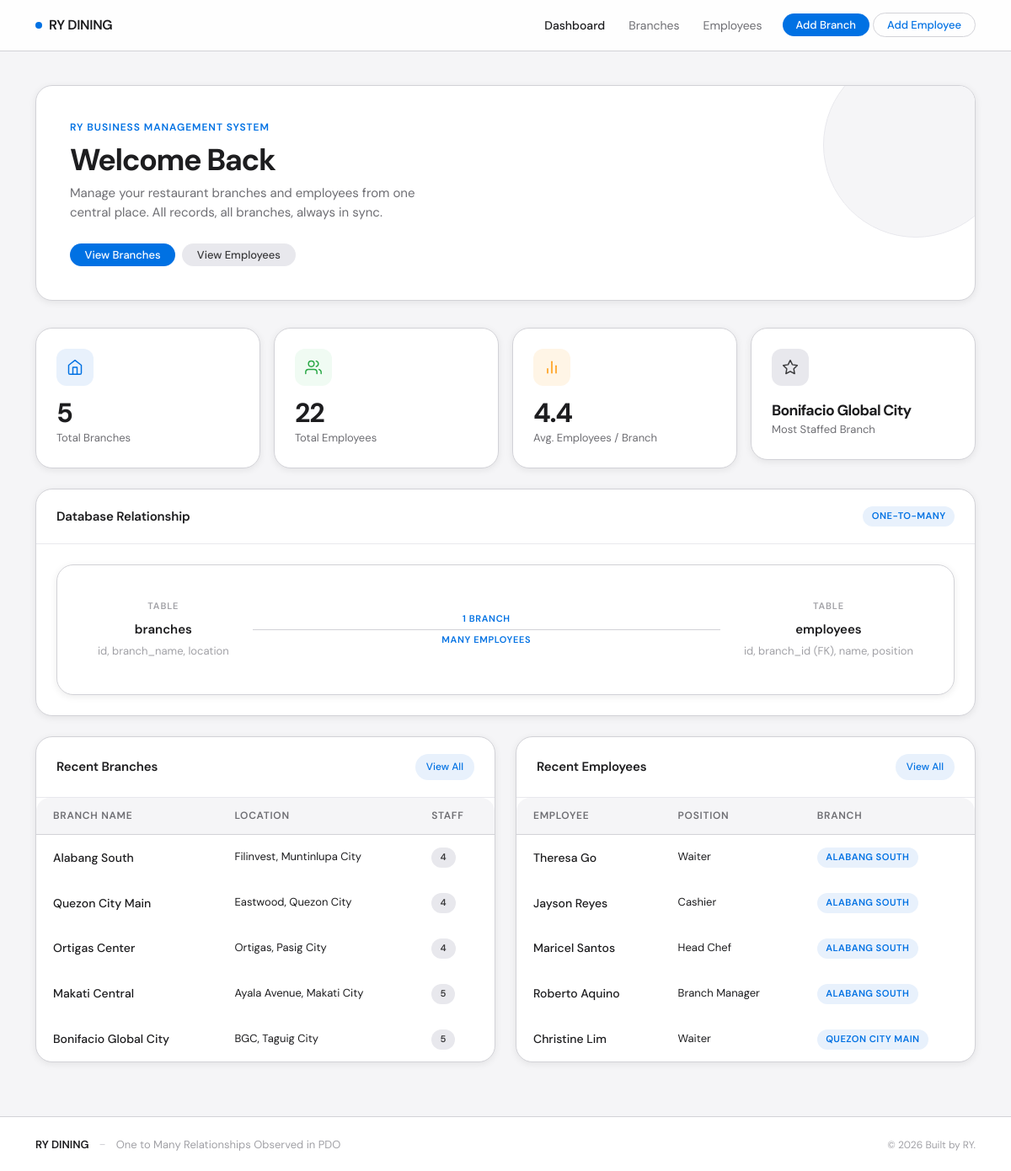
The page / on the database its author committed.
### tables this page shows
CREATE TABLE IF NOT EXISTS branches (
    id          INT AUTO_INCREMENT PRIMARY KEY,
    branch_name VARCHAR(100) NOT NULL,
    location    VARCHAR(150) NOT NULL,
    created_at  TIMESTAMP DEFAULT CURRENT_TIMESTAMP
);

CREATE TABLE IF NOT EXISTS employees (
    id            INT AUTO_INCREMENT PRIMARY KEY,
    branch_id     INT NOT NULL,
    employee_name VARCHAR(100) NOT NULL,
    position      VARCHAR(100) NOT NULL,
    created_at    TIMESTAMP DEFAULT CURRENT_TIMESTAMP,

    CONSTRAINT fk_branch
        FOREIGN KEY (branch_id)
        REFERENCES branches(id)
        ON DELETE CASCADE   
        ON UPDATE CASCADE
);

### index.php (the view, shortened to what this page needs)
<?php
$pdo = getPDO();
$branchCount = $pdo->query("SELECT COUNT(*) FROM branches")->fetchColumn();
$employeeCount = $pdo->query("SELECT COUNT(*) FROM employees")->fetchColumn();
$topBranch = $pdo->query("
    SELECT b.branch_name, COUNT(e.id) AS emp_count
    FROM branches b
    LEFT JOIN employees e ON e.branch_id = b.id
    GROUP BY b.id
    ORDER BY emp_count DESC
    LIMIT 1
")->fetch();
$avgPerBranch = ($branchCount > 0)
    ? round($employeeCount / $branchCount, 1)
    : 0;
$recentBranches = $pdo->query("
    SELECT b.id, b.branch_name, b.location,
           COUNT(e.id) AS emp_count
    FROM branches b
    LEFT JOIN employees e ON e.branch_id = b.id
    GROUP BY b.id
    ORDER BY b.id DESC
    LIMIT 5
")->fetchAll();
$recentEmployees = $pdo->query("
    SELECT e.employee_name, e.position,
           b.branch_name
    FROM employees e
    INNER JOIN branches b ON e.branch_id = b.id
    ORDER BY e.id DESC
    LIMIT 5
")->fetchAll();
require_once 'includes/header.php';
?>
<div class="container">
    <div class="dashboard-hero fade-in-up">
        <p class="hero-eyebrow">RY Business Management System</p>
        <h1 class="hero-title">Welcome Back</h1>
        <p class="hero-sub">
            Manage your restaurant branches and employees from one central place.
            All records, all branches, always in sync.
        </p>
        <div class="d-flex gap-2 mt-4 flex-wrap">
            <a href="/restaurant-system/branches/index.php" class="app-btn-primary">View Branches</a>
            <a href="/restaurant-system/employees/index.php" class="app-btn-ghost">View Employees</a>
        </div>
    </div>
    <div class="row g-3 mb-4">
        <div class="col-6 col-md-3">
            <div class="stat-card fade-in-up fade-in-up-1">
                <div class="stat-icon stat-icon-blue">
                    <svg width="20" height="20" viewBox="0 0 24 24" fill="none" stroke="currentColor" stroke-width="1.75" stroke-linecap="round" stroke-linejoin="round">
                        <path d="M3 9l9-7 9 7v11a2 2 0 0 1-2 2H5a2 2 0 0 1-2-2z"/>
                        <polyline points="9 22 9 12 15 12 15 22"/>
                    </svg>
                </div>
                <div class="stat-value"><?= $branchCount ?></div>
                <div class="stat-label">Total Branches</div>
            </div>
        </div>
        <div class="col-6 col-md-3">
            <div class="stat-card fade-in-up fade-in-up-2">
                <div class="stat-icon stat-icon-green">
                    <svg width="20" height="20" viewBox="0 0 24 24" fill="none" stroke="currentColor" stroke-width="1.75" stroke-linecap="round" stroke-linejoin="round">
                        <path d="M17 21v-2a4 4 0 0 0-4-4H5a4 4 0 0 0-4 4v2"/>
                        <circle cx="9" cy="7" r="4"/>
                        <path d="M23 21v-2a4 4 0 0 0-3-3.87"/>
                        <path d="M16 3.13a4 4 0 0 1 0 7.75"/>
                    </svg>
                </div>
                <div class="stat-value"><?= $employeeCount ?></div>
                <div class="stat-label">Total Employees</div>
            </div>
        </div>
        <div class="col-6 col-md-3">
            <div class="stat-card fade-in-up fade-in-up-3">
                <div class="stat-icon stat-icon-warn">
                    <svg width="20" height="20" viewBox="0 0 24 24" fill="none" stroke="currentColor" stroke-width="1.75" stroke-linecap="round" stroke-linejoin="round">
                        <line x1="18" y1="20" x2="18" y2="10"/>
                        <line x1="12" y1="20" x2="12" y2="4"/>
                        <line x1="6"  y1="20" x2="6"  y2="14"/>
                    </svg>
                </div>
                <div class="stat-value"><?= $avgPerBranch ?></div>
                <div class="stat-label">Avg. Employees / Branch</div>
            </div>
        </div>
        <div class="col-6 col-md-3">
            <div class="stat-card fade-in-up fade-in-up-4">
                <div class="stat-icon stat-icon-gray">
                    <svg width="20" height="20" viewBox="0 0 24 24" fill="none" stroke="currentColor" stroke-width="1.75" stroke-linecap="round" stroke-linejoin="round">
                        <polygon points="12 2 15.09 8.26 22 9.27 17 14.14 18.18 21.02 12 17.77 5.82 21.02 7 14.14 2 9.27 8.91 8.26 12 2"/>
                    </svg>
                </div>
                <div class="stat-value" style="font-size:1.1rem;padding-top:0.3rem">
                    <?= $topBranch ? htmlspecialchars($topBranch['branch_name']) : '—' ?>
                </div>
                <div class="stat-label">Most Staffed Branch</div>
            </div>
        </div>
    </div>
    <div class="app-card mb-4 fade-in-up">
        <div class="app-card-header">
            <span class="app-card-title">Database Relationship</span>
            <span class="app-badge badge-branch">One-to-Many</span>
        </div>
        <div class="app-card-body">
            <div class="rel-diagram">
                <div class="rel-node">
                    <div class="rel-node-label">Table</div>
                    <div class="rel-node-name">branches</div>
                    <div class="text-muted-sm mt-1">id, branch_name, location</div>
                </div>
                <div class="rel-arrow flex-fill">
                    <div class="rel-arrow-label">1 branch</div>
                    <div class="rel-arrow-line"></div>
                    <div class="rel-arrow-label">Many employees</div>
                </div>
                <div class="rel-node">
                    <div class="rel-node-label">Table</div>
                    <div class="rel-node-name">employees</div>
                    <div class="text-muted-sm mt-1">id, branch_id (FK), name, position</div>
                </div>
            </div>
        </div>
    </div>
    <div class="row g-4">
        <div class="col-lg-6">
            <div class="app-card h-100">
                <div class="app-card-header">
                    <span class="app-card-title">Recent Branches</span>
                    <a href="/restaurant-system/branches/index.php" class="action-btn action-btn-edit" style="text-decoration:none">View All</a>
                </div>
                <div class="app-table-wrap">
                    <table class="app-table">
                        <thead>
                            <tr>
                                <th>Branch Name</th>
                                <th>Location</th>
                                <th>Staff</th>
                            </tr>
                        </thead>
                        <tbody>
                            <?php if (count($recentBranches) === 0): ?>
                                <tr>
                                    <td colspan="3">
                                        <div class="empty-state" style="padding:2rem">
                                            <div class="empty-state-desc">No branches found.</div>
                                        </div>
                                    </td>
                                </tr>
                            <?php else: ?>
                                <?php foreach ($recentBranches as $branch): ?>
                                    <tr>
                                        <td>
                                            <a href="/restaurant-system/branches/index.php" style="color:var(--dark);font-weight:500">
                                                <?= htmlspecialchars($branch['branch_name']) ?>
                                            </a>
                                        </td>
                                        <td class="text-muted-sm"><?= htmlspecialchars($branch['location']) ?></td>
                                        <td>
                                            <span class="app-badge badge-count"><?= $branch['emp_count'] ?></span>
                                        </td>
                                    </tr>
                                <?php endforeach; ?>
                            <?php endif; ?>
                        </tbody>
                    </table>
                </div>
            </div>
        </div>
        <div class="col-lg-6">
            <div class="app-card h-100">
                <div class="app-card-header">
                    <span class="app-card-title">Recent Employees</span>
                    <a href="/restaurant-system/employees/index.php" class="action-btn action-btn-edit" style="text-decoration:none">View All</a>
                </div>
                <div class="app-table-wrap">
                    <table class="app-table">
                        <thead>
                            <tr>
                                <th>Employee</th>
                                <th>Position</th>
                                <th>Branch</th>
                            </tr>
                        </thead>
                        <tbody>
                            <?php if (count($recentEmployees) === 0): ?>
                                <tr>
                                    <td colspan="3">
                                        <div class="empty-state" style="padding:2rem">
                                            <div class="empty-state-desc">No employees found.</div>
                                        </div>
                                    </td>
                                </tr>
                            <?php else: ?>
                                <?php foreach ($recentEmployees as $emp): ?>
                                    <tr>
                                        <td style="font-weight:500"><?= htmlspecialchars($emp['employee_name']) ?></td>
                                        <td class="text-muted-sm"><?= htmlspecialchars($emp['position']) ?></td>
                                        <td>
                                            <span class="app-badge badge-branch">
                                                <?= htmlspecialchars($emp['branch_name']) ?>
                                            </span>
                                        </td>
                                    </tr>
                                <?php endforeach; ?>
                            <?php endif; ?>
                        </tbody>
                    </table>
                </div>
            </div>
        </div>
    </div>
</div>
<?php require_once 'includes/footer.php'; ?>

### rows shown on the page
branches: branch_name "Alabang South", location "Filinvest, Muntinlupa City", emp_count "4"
branches: branch_name "Quezon City Main", location "Eastwood, Quezon City", emp_count "4"
branches: branch_name "Ortigas Center", location "Ortigas, Pasig City", emp_count "4"
branches: branch_name "Makati Central", location "Ayala Avenue, Makati City", emp_count "5"
branches: branch_name "Bonifacio Global City", location "BGC, Taguig City", emp_count "5"
employees: employee_name "Theresa Go", position "Waiter", branch.branch_name "ALABANG SOUTH"
employees: employee_name "Jayson Reyes", position "Cashier", branch.branch_name "ALABANG SOUTH"
employees: employee_name "Maricel Santos", position "Head Chef", branch.branch_name "ALABANG SOUTH"
employees: employee_name "Roberto Aquino", position "Branch Manager", branch.branch_name "ALABANG SOUTH"
employees: employee_name "Christine Lim", position "Waiter", branch.branch_name "QUEZON CITY MAIN"

### other values the page prints
$branchCount "5"
$employeeCount "22"
$avgPerBranch "4.4"
$topBranch['branch_name'] "Bonifacio Global City"
